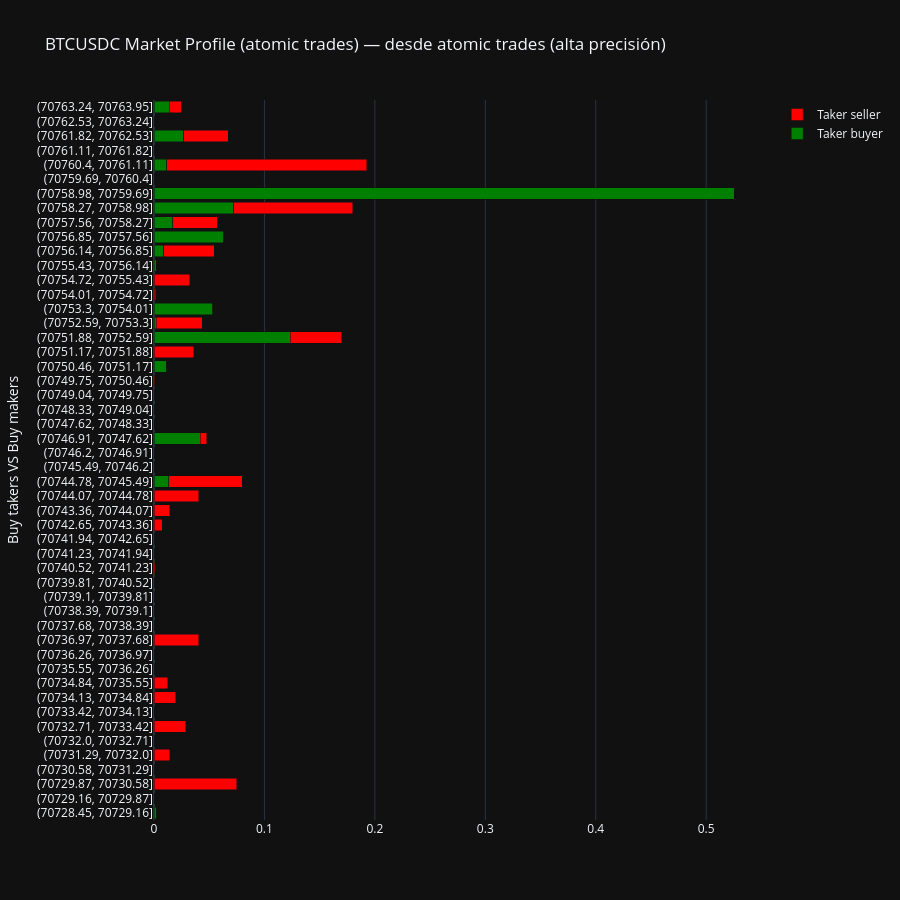

The notebook cell this image was saved under:
### Markdown cell above
## Market Profile from Trades

The market profile chart shows volume distribution by price, separating aggressive buyers (taker buys) from sellers. When built from atomic trades, it provides higher resolution than kline-based profiles.

### Code cell
sym_trades.plot_market_profile(from_atomic_trades=True, bins=50, title="BTCUSDC Market Profile (atomic trades)")
